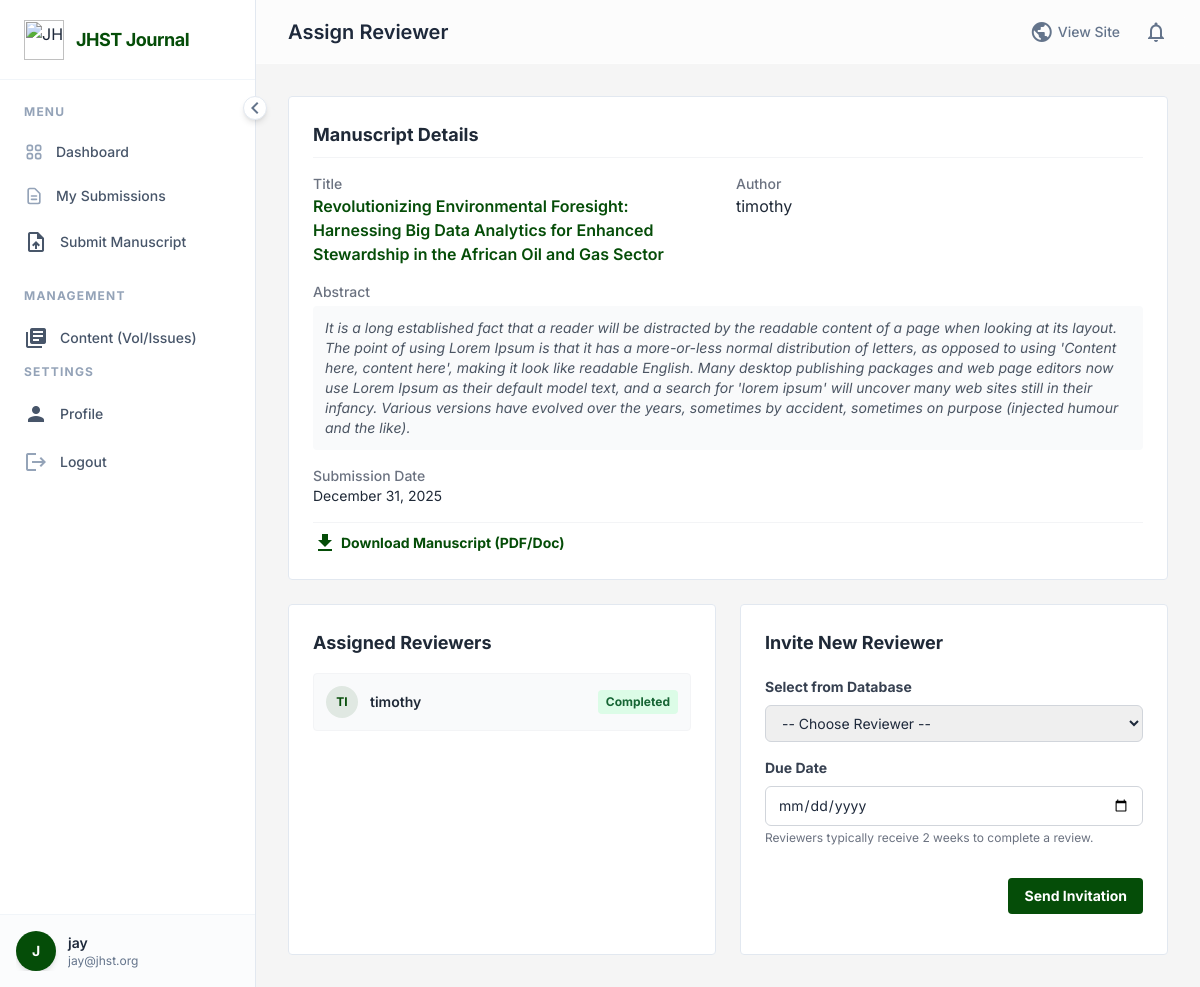
/assign_reviewer/5/ (signed in), run on the app's committed database.
### journal/models.py (models this page shows, shortened)
class User(AbstractUser):
    is_researcher = models.BooleanField(default=False)
    is_reviewer = models.BooleanField(default=False)
    is_editor = models.BooleanField(default=False)
    affiliation = models.CharField(max_length=255, blank=True)

class Manuscript(models.Model):
    STATUS_CHOICES = [
        ('submitted', 'Submitted'),
        ('under_review', 'Under Review'),
        ('accepted', 'Accepted'),
        ('rejected', 'Rejected'),
        ('published', 'Published'),
    ]
    title = models.CharField(max_length=255)
    abstract = models.TextField()
    file = models.FileField(upload_to='manuscripts/')
    co_authors = models.CharField(max_length=500, blank=True, help_text="Names of co-authors, separated by commas")
    affiliations = models.TextField(blank=True, help_text="Author affiliations")
    author = models.ForeignKey(User, on_delete=models.CASCADE, related_name='manuscripts')
    reviewer = models.ForeignKey(User, on_delete=models.SET_NULL, null=True, blank=True, related_name='assigned_manuscripts')
    submitted_date = models.DateTimeField(auto_now_add=True)
    status = models.CharField(max_length=20, choices=STATUS_CHOICES, default='submitted')
    keywords = models.CharField(max_length=255, help_text="Comma-separated keywords")

class Review(models.Model):
    RECOMMENDATION_CHOICES = [
        ('accept', 'Accept'),
        ('revise', 'Revise'),
        ('reject', 'Reject'),
    ]
    manuscript = models.ForeignKey(Manuscript, on_delete=models.CASCADE, related_name='reviews')
    reviewer = models.ForeignKey(User, on_delete=models.CASCADE, related_name='reviews')
    date_assigned = models.DateTimeField(auto_now_add=True)
    due_date = models.DateTimeField(null=True, blank=True)
    date_completed = models.DateTimeField(null=True, blank=True)
    comments = models.TextField(blank=True)
    recommendation = models.CharField(max_length=20, choices=RECOMMENDATION_CHOICES, blank=True)

### journal/views.py (the view, shortened to what this page needs)
# urls.py: path('assign_reviewer/<int:manuscript_id>/', views.assign_reviewer, name='assign_reviewer'),
@login_required
def assign_reviewer(request, manuscript_id):
    if not request.user.is_editor:
        return redirect('dashboard')
    manuscript = get_object_or_404(Manuscript, id=manuscript_id)
    existing_reviews = Review.objects.filter(manuscript=manuscript)
    assigned_reviewer_ids = existing_reviews.values_list('reviewer_id', flat=True)
    reviewers = User.objects.filter(is_reviewer=True).exclude(id__in=assigned_reviewer_ids)
    return render(request, 'dashboard/assign_reviewer.html', {
        'manuscript': manuscript,
        'reviewers': reviewers,
        'existing_reviews': existing_reviews
    })

### templates/dashboard/assign_reviewer.html (shortened to what this page needs)
﻿{% extends 'dashboard/dashboard_base.html' %} {% block dashboard_title %}Assign
Reviewer{% endblock %} {% block content %}
<div class="space-y-6">
  <div
    class="bg-white dark:bg-card-dark border border-border-light dark:border-border-dark rounded p-6"
  >
    <h3
      class="text-lg font-bold text-gray-800 dark:text-white mb-4 border-b border-gray-100 dark:border-gray-700 pb-2"
    >
      Manuscript Details
    </h3>
    <div class="grid grid-cols-1 md:grid-cols-2 gap-4">
      <div>
        <p class="text-sm font-medium text-gray-500 dark:text-gray-400">
          Title
        </p>
        <p class="text-base font-semibold text-primary">
          {{ manuscript.title }}
        </p>
      </div>
      <div>
        <p class="text-sm font-medium text-gray-500 dark:text-gray-400">
          Author
        </p>
        <p class="text-base text-gray-800 dark:text-gray-200">
          {{ manuscript.author.username }}
        </p>
      </div>
      <div class="md:col-span-2">
        <p class="text-sm font-medium text-gray-500 dark:text-gray-400">
          Abstract
        </p>
        <p
          class="text-sm text-gray-600 dark:text-gray-300 italic mt-1 bg-gray-50 dark:bg-gray-800 p-3 rounded"
        >
          {{ manuscript.abstract }}
        </p>
      </div>
      <div>
        <p class="text-sm font-medium text-gray-500 dark:text-gray-400">
          Submission Date
        </p>
        <p class="text-sm text-gray-800 dark:text-gray-200">
          {{ manuscript.submitted_date|date:"F d, Y" }}
        </p>
      </div>
      <div
        class="md:col-span-2 pt-2 border-t border-gray-100 dark:border-gray-700"
      >
        <a
          href="{{ manuscript.file.url }}"
          target="_blank"
          class="inline-flex items-center text-primary hover:text-primary-dark font-bold text-sm"
        >
          <span class="material-icons text-base mr-1">download</span> Download
          Manuscript (PDF/Doc)
        </a>
      </div>
    </div>
  </div>
  <div class="grid grid-cols-1 lg:grid-cols-2 gap-6">
    <div
      class="bg-white dark:bg-card-dark border border-border-light dark:border-border-dark rounded p-6"
    >
      <h3 class="text-lg font-bold text-gray-800 dark:text-white mb-4">
        Assigned Reviewers
      </h3>
      {% if existing_reviews %}
      <ul class="space-y-3">
        {% for review in existing_reviews %}
        <li
          class="flex items-center justify-between p-3 bg-gray-50 dark:bg-gray-750 rounded border border-gray-100 dark:border-gray-700"
        >
          <div class="flex items-center space-x-3">
            <div
              class="h-8 w-8 rounded-full bg-primary/10 flex items-center justify-center text-primary font-bold text-xs uppercase"
            >
              {{ review.reviewer.username|slice:":2" }}
            </div>
            <div>
              <p class="font-semibold text-sm text-gray-800 dark:text-gray-200">
                {{ review.reviewer.username }}
              </p>
            </div>
          </div>
          <span
            class="px-2 py-1 rounded text-xs font-bold {% if review.date_completed %}bg-green-100 text-green-800{% else %}bg-amber-100 text-amber-800{% endif %}"
          >
            {% if review.date_completed %}Completed{% else %}Pending{% endif %}
          </span>
        </li>
        {% endfor %}
      </ul>
      {% else %}
      <div
        class="text-center py-6 text-gray-500 italic text-sm bg-gray-50 dark:bg-gray-800 rounded"
      >
        No reviewers invited yet.
      </div>
      {% endif %}
    </div>
    <div
      class="bg-white dark:bg-card-dark border border-border-light dark:border-border-dark rounded p-6"
    >
      <h3 class="text-lg font-bold text-gray-800 dark:text-white mb-4">
        Invite New Reviewer
      </h3>
      <form method="post" class="space-y-5">
        <div>
          <label
            for="reviewer"
            class="block text-sm font-bold text-gray-700 dark:text-gray-300 mb-2"
          >
            Select from Database
          </label>
          {% if reviewers %}
          <select
            name="reviewer"
            id="reviewer"
            class="w-full px-3 py-2 border border-gray-300 rounded-md focus:outline-none focus:ring-2 focus:ring-primary focus:border-primary sm:text-sm dark:bg-gray-700 dark:border-gray-600 dark:text-white"
          >
            <option value="" disabled selected>-- Choose Reviewer --</option>
          </select>
          <div class="mt-4">
            <label
              for="due_date"
              class="block text-sm font-bold text-gray-700 dark:text-gray-300 mb-2"
            >
              Due Date
            </label>
            <input
              type="date"
              name="due_date"
              id="due_date"
              class="w-full px-3 py-2 border border-gray-300 rounded-md focus:outline-none focus:ring-2 focus:ring-primary focus:border-primary sm:text-sm dark:bg-gray-700 dark:border-gray-600 dark:text-white"
              required
            />
            <p class="text-xs text-gray-500 mt-1">
              Reviewers typically receive 2 weeks to complete a review.
            </p>
          </div>
          <div class="mt-8 flex justify-end">
            <button
              type="submit"
              class="bg-primary text-white font-bold py-2 px-4 rounded hover:bg-opacity-90 transition text-sm"
            >
              Send Invitation
            </button>
          </div>
          {% endif %}
        </div>
      </form>
    </div>
  </div>
</div>
{% endblock %}

### templates/dashboard/dashboard_base.html (shortened to what this page needs)
{% load static %}
<!DOCTYPE html>
<html lang="en" class="scroll-smooth">
  <head>
    <script src="https://cdn.tailwindcss.com"></script>
  </head>
  <body
    class="bg-[#ededed]/50 dark:bg-bg-dark text-slate-800 dark:text-gray-100 font-sans antialiased min-h-screen flex overflow-hidden"
  >
    <aside
      id="sidebar"
      class="bg-white dark:bg-card-dark border-r border-slate-200 dark:border-slate-700 flex flex-col fixed h-full z-40 sidebar-transition w-64 shadow-2xl md:shadow-none transform -translate-x-full md:translate-x-0"
    >
      <div
        class="h-20 flex items-center px-6 border-b border-slate-100 dark:border-slate-800/50"
      >
        <a
          href="{% url 'index' %}"
          class="flex items-center gap-3 overflow-hidden whitespace-nowrap"
        >
          <img
            src="{% static 'assets/images/jhst-logo.png' %}"
            alt="JHST Logo"
            class="h-10 w-auto object-contain flex-shrink-0"
          />
          <span
            class="font-display font-bold text-lg tracking-tight text-primary dark:text-white sidebar-header-text transition-opacity duration-300"
          >
            JHST Journal
          </span>
        </a>
      </div>
      <nav class="flex-1 overflow-y-auto py-6 px-3 space-y-1 no-scrollbar">
        <div class="mb-6">
          <p
            class="px-3 text-xs font-bold text-slate-400 uppercase tracking-widest mb-3 section-label transition-opacity duration-300"
          >
            Menu
          </p>
          <a
            href="{% url 'dashboard' %}"
            class="sidebar-link group flex items-center px-3 py-2.5 text-sm font-medium text-slate-600 dark:text-gray-300 rounded hover:text-primary dark:hover:text-white transition-colors duration-200 mb-1 {% if request.resolver_match.url_name == 'dashboard' %}active{% endif %}"
            title="Dashboard"
          >
            <span class="link-text whitespace-nowrap">Dashboard</span>
          </a>
          <a
            href="{% url 'my_submissions' %}"
            class="sidebar-link group flex items-center px-3 py-2.5 text-sm font-medium text-slate-600 dark:text-gray-300 rounded hover:text-primary dark:hover:text-white transition-colors duration-200 mb-1 {% if request.resolver_match.url_name == 'my_submissions' %}active{% endif %}"
            title="My Submissions"
          >
            <span class="link-text whitespace-nowrap">My Submissions</span>
          </a>
          {% if user.is_researcher %}
          <a
            href="{% url 'submit_manuscript' %}"
            class="sidebar-link group flex items-center px-3 py-2.5 text-sm font-medium text-slate-600 dark:text-gray-300 rounded hover:text-primary dark:hover:text-white transition-colors duration-200 mb-1"
            title="Submit Manuscript"
          >
            <span
              class="material-icons text-xl mr-3 group-hover:text-primary transition-colors"
              >upload_file</span
            >
            <span class="link-text whitespace-nowrap">Submit Manuscript</span>
          </a>
          {% endif %}
        </div>
        {% if user.is_editor %}
        <div class="mb-6">
          <p
            class="px-3 text-xs font-bold text-slate-400 uppercase tracking-widest mb-3 section-label transition-opacity duration-300"
          >
            Management
          </p>
          <a
            href="{% url 'manage_volumes' %}"
            class="sidebar-link group flex items-center px-3 py-2.5 text-sm font-medium text-slate-600 dark:text-gray-300 rounded hover:text-primary dark:hover:text-white transition-colors duration-200 mb-1 {% if request.resolver_match.url_name == 'manage_volumes' %}active{% endif %}"
            title="Volumes & Issues"
          >
            <span
              class="material-icons text-xl mr-3 group-hover:text-primary transition-colors"
              >library_books</span
            >
            <span class="link-text whitespace-nowrap"
              >Content (Vol/Issues)</span
            >
          </a>
        </div>
        {% endif %}
        <div class="mb-6">
          <p
            class="px-3 text-xs font-bold text-slate-400 uppercase tracking-widest mb-3 section-label transition-opacity duration-300"
          >
            Settings
          </p>
          <a
            href="{% url 'profile' %}"
            class="sidebar-link group flex items-center px-3 py-2.5 text-sm font-medium text-slate-600 dark:text-gray-300 rounded hover:text-primary dark:hover:text-white transition-colors duration-200 mb-1 {% if request.resolver_match.url_name == 'profile' %}active{% endif %}"
            title="Profile"
          >
            <span
              class="material-icons text-xl mr-3 group-hover:text-primary transition-colors"
              >person</span
            >
            <span class="link-text whitespace-nowrap">Profile</span>
          </a>
          <form action="{% url 'logout' %}" method="post" class="w-full">
            <button
              type="submit"
              class="sidebar-link group w-full flex items-center px-3 py-2.5 text-sm font-medium text-slate-600 dark:text-gray-300 rounded hover:bg-red-50 dark:hover:bg-red-900/10 hover:text-red-600 transition-colors duration-200"
              title="Logout"
            >
              <span
                class="material-icons text-xl mr-3 text-slate-400 group-hover:text-red-500 transition-colors"
                >logout</span
              >
              <span class="link-text whitespace-nowrap">Logout</span>
            </button>
          </form>
        </div>
      </nav>
      <div
        class="p-4 border-t border-slate-100 dark:border-slate-800/50 bg-slate-50/50 dark:bg-slate-900/50"
      >
        <div class="flex items-center overflow-hidden whitespace-nowrap">
          <div
            class="h-10 w-10 rounded-full bg-primary text-white flex items-center justify-center font-bold text-sm shadow-md flex-shrink-0"
          >
            {{ user.username|slice:":1"|upper }}
          </div>
          <div class="ml-3 user-info transition-opacity duration-300">
            <p class="text-sm font-semibold text-slate-800 dark:text-gray-200">
              {{ user.username }}
            </p>
            <p class="text-xs text-slate-500 truncate max-w-[140px]">
              {{ user.email }}
            </p>
          </div>
        </div>
      </div>
      <button
        id="sidebar-collapse-btn"
        class="absolute -right-3 top-24 bg-white dark:bg-slate-800 border border-slate-200 dark:border-slate-600 rounded-full p-1 shadow-md hidden md:flex items-center justify-center text-slate-500 hover:text-primary transition-transform duration-300 z-50 w-6 h-6"
        aria-label="Toggle Sidebar"
      >
        <span
          class="material-icons text-sm transform transition-transform duration-300"
          id="collapse-icon"
          >chevron_left</span
        >
      </button>
    </aside>
    <div
      id="main-content"
      class="flex-1 md:ml-64 flex flex-col h-screen overflow-hidden main-content-transition"
    >
      <header
        class="glass sticky top-0 z-20 h-16 flex items-center justify-between px-6 md:px-8"
      >
        <div class="flex items-center">
          <h1
            class="text-xl font-display font-semibold text-slate-800 dark:text-white hidden sm:block"
          >
            {% block dashboard_title %}Overview{% endblock %}
          </h1>
        </div>
        <div class="flex items-center space-x-6">
          <a
            href="{% url 'index' %}"
            class="text-sm font-medium text-slate-500 hover:text-primary transition-colors flex items-center gap-1"
          >
            <span class="material-icons text-base">public</span>
            <span class="hidden sm:inline">View Site</span>
          </a>
          <div
            class="relative notification-bell cursor-pointer"
            id="notification-bell"
          >
            <span
              class="material-icons text-slate-500 hover:text-primary transition-colors"
              >notifications_none</span
            >
          </div>
        </div>
      </header>
      <main class="p-6 md:p-8 overflow-y-auto flex-1">
        <div class="mx-auto max-w-7xl animate-fade-in-up">
          {% block content %}{% endblock %}
        </div>
      </main>
    </div>
  </body>
</html>

### data on the page
User: username "J", username "jay", email "jay@jhst.org"
Manuscript: title "Revolutionizing Environmental Foresight: Harnessing Big Data Analytics for Enhanced Stewardship in the African Oil and Gas Sector", author.username "timothy", abstract "It is a long established fact that a reader will be distracted by the readable content of a page when looking at its layout. The point of using Lorem Ipsum is that it has a more-or-less normal distribution of letters, as opposed to using 'Content here, content here', making it look like readable English. Many desktop publishing packages and web page editors now use Lorem Ipsum as their default model text, and a search for 'lorem ipsum' will uncover many web sites still in their infancy. Various versions have evolved over the years, sometimes by accident, sometimes on purpose (injected humour and the like).", submitted_date "December 31, 2025"
Review: reviewer.username "TI", reviewer.username "timothy", shows "Completed"
